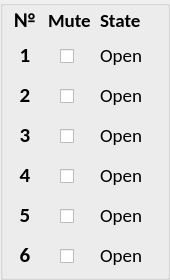
  <widget class="QGroupBox" name="stringsTable">
   <property name="geometry">
    <rect>
     <x>490</x>
     <y>50</y>
     <width>170</width>
     <height>280</height>
    </rect>
   </property>
   <property name="title">
    <string/>
   </property>
   <widget class="QGroupBox" name="stringsTitles">
    <property name="enabled">
     <bool>true</bool>
    </property>
    <property name="geometry">
     <rect>
      <x>10</x>
      <y>40</y>
      <width>30</width>
      <height>230</height>
     </rect>
    </property>
    <property name="font">
     <font>
      <family>Calibri</family>
      <pointsize>11</pointsize>
      <weight>50</weight>
      <bold>false</bold>
     </font>
    </property>
    <property name="styleSheet">
     <string notr="true">QGroupBox { border: none; }</string>
    </property>
    <property name="title">
     <string/>
    </property>
    <property name="flat">
     <bool>false</bool>
    </property>
    <property name="checkable">
     <bool>false</bool>
    </property>
    <property name="checked">
     <bool>false</bool>
    </property>
    <widget class="QLabel" name="labelString1">
     <property name="geometry">
      <rect>
       <x>5</x>
       <y>0</y>
       <width>20</width>
       <height>30</height>
      </rect>
     </property>
     <property name="font">
      <font>
       <family>Calibri</family>
       <pointsize>16</pointsize>
       <weight>75</weight>
       <bold>true</bold>
      </font>
     </property>
     <property name="text">
      <string>1</string>
     </property>
     <property name="alignment">
      <set>Qt::AlignCenter</set>
     </property>
    </widget>
    <widget class="QLabel" name="labelString3">
     <property name="geometry">
      <rect>
       <x>5</x>
       <y>80</y>
       <width>20</width>
       <height>30</height>
      </rect>
     </property>
     <property name="font">
      <font>
       <family>Calibri</family>
       <pointsize>16</pointsize>
       <weight>75</weight>
       <bold>true</bold>
      </font>
     </property>
     <property name="text">
      <string>3</string>
     </property>
     <property name="alignment">
      <set>Qt::AlignCenter</set>
     </property>
    </widget>
    <widget class="QLabel" name="labelString5">
     <property name="geometry">
      <rect>
       <x>5</x>
       <y>160</y>
       <width>20</width>
       <height>30</height>
      </rect>
     </property>
     <property name="font">
      <font>
       <family>Calibri</family>
       <pointsize>16</pointsize>
       <weight>75</weight>
       <bold>true</bold>
      </font>
     </property>
     <property name="text">
      <string>5</string>
     </property>
     <property name="alignment">
      <set>Qt::AlignCenter</set>
     </property>
    </widget>
    <widget class="QLabel" name="labelString6">
     <property name="geometry">
      <rect>
       <x>5</x>
       <y>200</y>
       <width>20</width>
       <height>30</height>
      </rect>
     </property>
     <property name="font">
      <font>
       <family>Calibri</family>
       <pointsize>16</pointsize>
       <weight>75</weight>
       <bold>true</bold>
      </font>
     </property>
     <property name="text">
      <string>6</string>
     </property>
     <property name="alignment">
      <set>Qt::AlignCenter</set>
     </property>
    </widget>
    <widget class="QLabel" name="labelString2">
     <property name="geometry">
      <rect>
       <x>5</x>
       <y>40</y>
       <width>20</width>
       <height>30</height>
      </rect>
     </property>
     <property name="font">
      <font>
       <family>Calibri</family>
       <pointsize>16</pointsize>
       <weight>75</weight>
       <bold>true</bold>
      </font>
     </property>
     <property name="text">
      <string>2</string>
     </property>
     <property name="alignment">
      <set>Qt::AlignCenter</set>
     </property>
    </widget>
    <widget class="QLabel" name="labelString4">
     <property name="geometry">
      <rect>
       <x>5</x>
       <y>120</y>
       <width>20</width>
       <height>30</height>
      </rect>
     </property>
     <property name="font">
      <font>
       <family>Calibri</family>
       <pointsize>16</pointsize>
       <weight>75</weight>
       <bold>true</bold>
      </font>
     </property>
     <property name="text">
      <string>4</string>
     </property>
     <property name="alignment">
      <set>Qt::AlignCenter</set>
     </property>
    </widget>
   </widget>
   <widget class="QGroupBox" name="muteCBs">
    <property name="geometry">
     <rect>
      <x>50</x>
      <y>40</y>
      <width>30</width>
      <height>230</height>
     </rect>
    </property>
    <property name="font">
     <font>
      <family>Calibri</family>
      <pointsize>8</pointsize>
      <weight>50</weight>
      <bold>false</bold>
     </font>
    </property>
    <property name="styleSheet">
     <string notr="true">QGroupBox { border: none; }</string>
    </property>
    <property name="title">
     <string/>
    </property>
    <property name="checkable">
     <bool>false</bool>
    </property>
    <widget class="QCheckBox" name="CBString6">
     <property name="geometry">
      <rect>
       <x>10</x>
       <y>208</y>
       <width>16</width>
       <height>16</height>
      </rect>
     </property>
     <property name="font">
      <font>
       <pointsize>8</pointsize>
       <weight>50</weight>
       <bold>false</bold>
      </font>
     </property>
     <property name="text">
      <string/>
     </property>
     <property name="iconSize">
      <size>
       <width>16</width>
       <height>16</height>
      </size>
     </property>
    </widget>
    <widget class="QCheckBox" name="CBString4">
     <property name="geometry">
      <rect>
       <x>10</x>
       <y>128</y>
       <width>16</width>
       <height>16</height>
      </rect>
     </property>
     <property name="font">
      <font>
       <pointsize>8</pointsize>
       <weight>50</weight>
       <bold>false</bold>
      </font>
     </property>
     <property name="text">
      <string/>
     </property>
     <property name="iconSize">
      <size>
       <width>16</width>
       <height>16</height>
      </size>
     </property>
    </widget>
    <widget class="QCheckBox" name="CBString5">
     <property name="geometry">
      <rect>
       <x>10</x>
       <y>168</y>
       <width>16</width>
       <height>16</height>
      </rect>
     </property>
     <property name="font">
      <font>
       <pointsize>8</pointsize>
       <weight>50</weight>
       <bold>false</bold>
      </font>
     </property>
     <property name="text">
      <string/>
     </property>
     <property name="iconSize">
      <size>
       <width>16</width>
       <height>16</height>
      </size>
     </property>
    </widget>
    <widget class="QCheckBox" name="CBString3">
     <property name="geometry">
      <rect>
       <x>10</x>
       <y>88</y>
       <width>16</width>
       <height>16</height>
      </rect>
     </property>
     <property name="font">
      <font>
       <pointsize>8</pointsize>
       <weight>50</weight>
       <bold>false</bold>
      </font>
     </property>
     <property name="text">
      <string/>
     </property>
     <property name="iconSize">
      <size>
       <width>16</width>
       <height>16</height>
      </size>
     </property>
    </widget>
    <widget class="QCheckBox" name="CBString1">
     <property name="geometry">
      <rect>
       <x>10</x>
       <y>8</y>
       <width>16</width>
       <height>16</height>
      </rect>
     </property>
     <property name="font">
      <font>
       <pointsize>11</pointsize>
       <weight>50</weight>
       <bold>false</bold>
      </font>
     </property>
     <property name="autoFillBackground">
      <bool>false</bool>
     </property>
     <property name="text">
      <string/>
     </property>
     <property name="iconSize">
      <size>
       <width>300</width>
       <height>300</height>
      </size>
     </property>
    </widget>
    <widget class="QCheckBox" name="CBString2">
     <property name="geometry">
      <rect>
       <x>10</x>
       <y>48</y>
       <width>16</width>
       <height>16</height>
      </rect>
     </property>
     <property name="font">
      <font>
       <pointsize>8</pointsize>
       <weight>50</weight>
       <bold>false</bold>
      </font>
     </property>
     <property name="text">
      <string/>
     </property>
     <property name="iconSize">
      <size>
       <width>16</width>
       <height>16</height>
      </size>
     </property>
    </widget>
   </widget>
   <widget class="QGroupBox" name="stringsStates">
    <property name="geometry">
     <rect>
      <x>90</x>
      <y>40</y>
      <width>70</width>
      <height>230</height>
     </rect>
    </property>
    <property name="styleSheet">
     <string notr="true">QGroupBox { border: none; }</string>
    </property>
    <property name="title">
     <string/>
    </property>
    <widget class="QLabel" name="stringState1">
     <property name="geometry">
      <rect>
       <x>10</x>
       <y>0</y>
       <width>60</width>
       <height>30</height>
      </rect>
     </property>
     <property name="font">
      <font>
       <family>Calibri</family>
       <pointsize>14</pointsize>
       <weight>50</weight>
       <italic>false</italic>
       <bold>false</bold>
      </font>
     </property>
     <property name="text">
      <string>Open</string>
     </property>
    </widget>
    <widget class="QLabel" name="stringState4">
     <property name="geometry">
      <rect>
       <x>10</x>
       <y>120</y>
       <width>60</width>
       <height>30</height>
      </rect>
     </property>
     <property name="font">
      <font>
       <family>Calibri</family>
       <pointsize>14</pointsize>
       <weight>50</weight>
       <italic>false</italic>
       <bold>false</bold>
      </font>
     </property>
     <property name="text">
      <string>Open</string>
     </property>
    </widget>
    <widget class="QLabel" name="stringState3">
     <property name="geometry">
      <rect>
       <x>10</x>
       <y>80</y>
       <width>60</width>
       <height>30</height>
      </rect>
     </property>
     <property name="font">
      <font>
       <family>Calibri</family>
       <pointsize>14</pointsize>
       <weight>50</weight>
       <italic>false</italic>
       <bold>false</bold>
      </font>
     </property>
     <property name="text">
      <string>Open</string>
     </property>
    </widget>
    <widget class="QLabel" name="stringState5">
     <property name="geometry">
      <rect>
       <x>10</x>
       <y>160</y>
       <width>60</width>
       <height>30</height>
      </rect>
     </property>
     <property name="font">
      <font>
       <family>Calibri</family>
       <pointsize>14</pointsize>
       <weight>50</weight>
       <italic>false</italic>
       <bold>false</bold>
      </font>
     </property>
     <property name="text">
      <string>Open</string>
     </property>
    </widget>
    <widget class="QLabel" name="stringState2">
     <property name="geometry">
      <rect>
       <x>10</x>
       <y>40</y>
       <width>60</width>
       <height>30</height>
      </rect>
     </property>
     <property name="font">
      <font>
       <family>Calibri</family>
       <pointsize>14</pointsize>
       <weight>50</weight>
       <italic>false</italic>
       <bold>false</bold>
      </font>
     </property>
     <property name="text">
      <string>Open</string>
     </property>
    </widget>
    <widget class="QLabel" name="stringState6">
     <property name="geometry">
      <rect>
       <x>10</x>
       <y>200</y>
       <width>60</width>
       <height>30</height>
      </rect>
     </property>
     <property name="font">
      <font>
       <family>Calibri</family>
       <pointsize>14</pointsize>
       <weight>50</weight>
       <italic>false</italic>
       <bold>false</bold>
      </font>
     </property>
     <property name="text">
      <string>Open</string>
     </property>
    </widget>
   </widget>
   <widget class="QGroupBox" name="stringsTableTitles">
    <property name="geometry">
     <rect>
      <x>10</x>
      <y>10</y>
      <width>150</width>
      <height>20</height>
     </rect>
    </property>
    <property name="styleSheet">
     <string notr="true">QGroupBox { border: none; }</string>
    </property>
    <property name="title">
     <string/>
    </property>
    <widget class="QLabel" name="stringsTableNumberTitle">
     <property name="geometry">
      <rect>
       <x>5</x>
       <y>0</y>
       <width>20</width>
       <height>20</height>
      </rect>
     </property>
     <property name="font">
      <font>
       <family>Calibri</family>
       <pointsize>16</pointsize>
       <weight>75</weight>
       <bold>true</bold>
      </font>
     </property>
     <property name="text">
      <string>№</string>
     </property>
     <property name="alignment">
      <set>Qt::AlignCenter</set>
     </property>
    </widget>
    <widget class="QLabel" name="stringsTableMuteTitle">
     <property name="geometry">
      <rect>
       <x>38</x>
       <y>0</y>
       <width>50</width>
       <height>20</height>
      </rect>
     </property>
     <property name="font">
      <font>
       <family>Calibri</family>
       <pointsize>14</pointsize>
       <weight>75</weight>
       <italic>false</italic>
       <bold>true</bold>
       <kerning>true</kerning>
      </font>
     </property>
     <property name="cursor">
      <cursorShape>ArrowCursor</cursorShape>
     </property>
     <property name="text">
      <string>Mute</string>
     </property>
    </widget>
    <widget class="QLabel" name="stringsTableStateTitle">
     <property name="geometry">
      <rect>
       <x>90</x>
       <y>0</y>
       <width>50</width>
       <height>20</height>
      </rect>
     </property>
     <property name="font">
      <font>
       <family>Calibri</family>
       <pointsize>14</pointsize>
       <weight>75</weight>
       <italic>false</italic>
       <bold>true</bold>
       <kerning>true</kerning>
      </font>
     </property>
     <property name="cursor">
      <cursorShape>ArrowCursor</cursorShape>
     </property>
     <property name="text">
      <string>State</string>
     </property>
    </widget>
   </widget>
  </widget>
